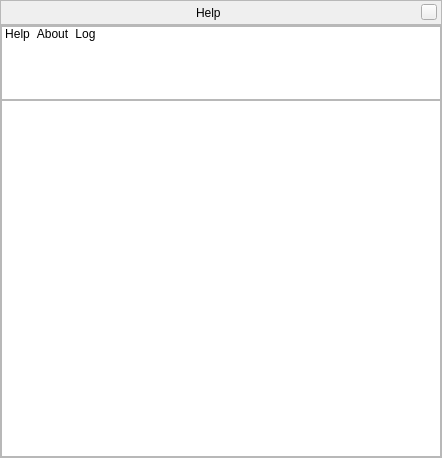
<?xml version="1.0" encoding="UTF-8"?>
<ui version="4.0">
 <class>helpDialogForm</class>
 <widget class="QWidget" name="helpDialogForm">
  <property name="geometry">
   <rect>
    <x>0</x>
    <y>0</y>
    <width>442</width>
    <height>458</height>
   </rect>
  </property>
  <property name="minimumSize">
   <size>
    <width>250</width>
    <height>250</height>
   </size>
  </property>
  <property name="windowTitle">
   <string>Form</string>
  </property>
  <property name="styleSheet">
   <string notr="true"/>
  </property>
  <layout class="QVBoxLayout" name="verticalLayout_3">
   <property name="spacing">
    <number>0</number>
   </property>
   <property name="leftMargin">
    <number>0</number>
   </property>
   <property name="topMargin">
    <number>0</number>
   </property>
   <property name="rightMargin">
    <number>0</number>
   </property>
   <property name="bottomMargin">
    <number>0</number>
   </property>
   <item>
    <widget class="BarFrame" name="HelpBar">
     <property name="minimumSize">
      <size>
       <width>16</width>
       <height>25</height>
      </size>
     </property>
     <property name="maximumSize">
      <size>
       <width>16777215</width>
       <height>25</height>
      </size>
     </property>
     <property name="frameShape">
      <enum>QFrame::StyledPanel</enum>
     </property>
     <layout class="QHBoxLayout">
      <property name="leftMargin">
       <number>0</number>
      </property>
      <property name="topMargin">
       <number>0</number>
      </property>
      <property name="rightMargin">
       <number>4</number>
      </property>
      <property name="bottomMargin">
       <number>0</number>
      </property>
      <item>
       <spacer>
        <property name="orientation">
         <enum>Qt::Horizontal</enum>
        </property>
        <property name="sizeHint" stdset="0">
         <size>
          <width>40</width>
          <height>20</height>
         </size>
        </property>
       </spacer>
      </item>
      <item>
       <widget class="QLabel" name="stelWindowTitle">
        <property name="text">
         <string>Help</string>
        </property>
       </widget>
      </item>
      <item>
       <spacer>
        <property name="orientation">
         <enum>Qt::Horizontal</enum>
        </property>
        <property name="sizeHint" stdset="0">
         <size>
          <width>40</width>
          <height>20</height>
         </size>
        </property>
       </spacer>
      </item>
      <item>
       <widget class="QPushButton" name="closeStelWindow">
        <property name="minimumSize">
         <size>
          <width>16</width>
          <height>16</height>
         </size>
        </property>
        <property name="maximumSize">
         <size>
          <width>16</width>
          <height>16</height>
         </size>
        </property>
        <property name="focusPolicy">
         <enum>Qt::NoFocus</enum>
        </property>
        <property name="text">
         <string/>
        </property>
       </widget>
      </item>
     </layout>
    </widget>
   </item>
   <item>
    <widget class="QFrame" name="viewContent">
     <property name="frameShape">
      <enum>QFrame::StyledPanel</enum>
     </property>
     <property name="frameShadow">
      <enum>QFrame::Raised</enum>
     </property>
     <layout class="QVBoxLayout" name="verticalLayout_4">
      <property name="spacing">
       <number>0</number>
      </property>
      <property name="leftMargin">
       <number>0</number>
      </property>
      <property name="topMargin">
       <number>0</number>
      </property>
      <property name="rightMargin">
       <number>0</number>
      </property>
      <property name="bottomMargin">
       <number>0</number>
      </property>
      <item>
       <widget class="QListWidget" name="stackListWidget">
        <property name="minimumSize">
         <size>
          <width>0</width>
          <height>74</height>
         </size>
        </property>
        <property name="maximumSize">
         <size>
          <width>16777215</width>
          <height>74</height>
         </size>
        </property>
        <property name="focusPolicy">
         <enum>Qt::NoFocus</enum>
        </property>
        <property name="verticalScrollBarPolicy">
         <enum>Qt::ScrollBarAlwaysOff</enum>
        </property>
        <property name="horizontalScrollBarPolicy">
         <enum>Qt::ScrollBarAlwaysOff</enum>
        </property>
        <property name="selectionMode">
         <enum>QAbstractItemView::SingleSelection</enum>
        </property>
        <property name="iconSize">
         <size>
          <width>50</width>
          <height>50</height>
         </size>
        </property>
        <property name="movement">
         <enum>QListView::Static</enum>
        </property>
        <property name="flow">
         <enum>QListView::LeftToRight</enum>
        </property>
        <property name="isWrapping" stdset="0">
         <bool>false</bool>
        </property>
        <property name="resizeMode">
         <enum>QListView::Adjust</enum>
        </property>
        <property name="layoutMode">
         <enum>QListView::SinglePass</enum>
        </property>
        <property name="spacing">
         <number>0</number>
        </property>
        <property name="viewMode">
         <enum>QListView::IconMode</enum>
        </property>
        <property name="uniformItemSizes">
         <bool>false</bool>
        </property>
        <property name="wordWrap">
         <bool>false</bool>
        </property>
        <property name="selectionRectVisible">
         <bool>false</bool>
        </property>
        <item>
         <property name="text">
          <string>Help</string>
         </property>
         <property name="icon">
          <iconset>
           <normalon>:/graphicGui/gui/tabicon-help.png</normalon>
          </iconset>
         </property>
        </item>
        <item>
         <property name="text">
          <string>About</string>
         </property>
         <property name="icon">
          <iconset>
           <normalon>:/graphicGui/gui/tabicon-info.png</normalon>
          </iconset>
         </property>
        </item>
        <item>
         <property name="text">
          <string>Log</string>
         </property>
         <property name="icon">
          <iconset>
           <normalon>:/graphicGui/gui/tabicon-logs.png</normalon>
          </iconset>
         </property>
        </item>
       </widget>
      </item>
      <item>
       <widget class="QStackedWidget" name="stackedWidget">
        <property name="currentIndex">
         <number>0</number>
        </property>
        <widget class="QWidget" name="page">
         <layout class="QVBoxLayout" name="verticalLayout_5">
          <property name="spacing">
           <number>0</number>
          </property>
          <property name="leftMargin">
           <number>0</number>
          </property>
          <property name="topMargin">
           <number>0</number>
          </property>
          <property name="rightMargin">
           <number>0</number>
          </property>
          <property name="bottomMargin">
           <number>0</number>
          </property>
          <item>
           <widget class="QTextBrowser" name="helpBrowser">
            <property name="sizePolicy">
             <sizepolicy hsizetype="Expanding" vsizetype="Expanding">
              <horstretch>0</horstretch>
              <verstretch>0</verstretch>
             </sizepolicy>
            </property>
            <property name="palette">
             <palette>
              <active>
               <colorrole role="WindowText">
                <brush brushstyle="SolidPattern">
                 <color alpha="255">
                  <red>3</red>
                  <green>3</green>
                  <blue>3</blue>
                 </color>
                </brush>
               </colorrole>
               <colorrole role="Text">
                <brush brushstyle="SolidPattern">
                 <color alpha="255">
                  <red>3</red>
                  <green>3</green>
                  <blue>3</blue>
                 </color>
                </brush>
               </colorrole>
              </active>
              <inactive>
               <colorrole role="WindowText">
                <brush brushstyle="SolidPattern">
                 <color alpha="255">
                  <red>3</red>
                  <green>3</green>
                  <blue>3</blue>
                 </color>
                </brush>
               </colorrole>
               <colorrole role="Text">
                <brush brushstyle="SolidPattern">
                 <color alpha="255">
                  <red>3</red>
                  <green>3</green>
                  <blue>3</blue>
                 </color>
                </brush>
               </colorrole>
              </inactive>
              <disabled>
               <colorrole role="WindowText">
                <brush brushstyle="SolidPattern">
                 <color alpha="255">
                  <red>3</red>
                  <green>3</green>
                  <blue>3</blue>
                 </color>
                </brush>
               </colorrole>
               <colorrole role="Text">
                <brush brushstyle="SolidPattern">
                 <color alpha="255">
                  <red>3</red>
                  <green>3</green>
                  <blue>3</blue>
                 </color>
                </brush>
               </colorrole>
              </disabled>
             </palette>
            </property>
            <property name="mouseTracking">
             <bool>true</bool>
            </property>
            <property name="contextMenuPolicy">
             <enum>Qt::DefaultContextMenu</enum>
            </property>
            <property name="acceptDrops">
             <bool>false</bool>
            </property>
            <property name="styleSheet">
             <string notr="true"/>
            </property>
            <property name="openExternalLinks">
             <bool>true</bool>
            </property>
           </widget>
          </item>
         </layout>
        </widget>
        <widget class="QWidget" name="page_2">
         <layout class="QVBoxLayout" name="verticalLayout_2">
          <property name="spacing">
           <number>0</number>
          </property>
          <property name="leftMargin">
           <number>0</number>
          </property>
          <property name="topMargin">
           <number>0</number>
          </property>
          <property name="rightMargin">
           <number>0</number>
          </property>
          <property name="bottomMargin">
           <number>0</number>
          </property>
          <item>
           <widget class="QFrame" name="horizontalFrame">
            <layout class="QHBoxLayout" name="horizontalLayout_2">
             <property name="spacing">
              <number>5</number>
             </property>
             <property name="leftMargin">
              <number>5</number>
             </property>
             <property name="topMargin">
              <number>5</number>
             </property>
             <property name="rightMargin">
              <number>5</number>
             </property>
             <property name="bottomMargin">
              <number>5</number>
             </property>
             <item>
              <layout class="QVBoxLayout" name="verticalLayout_6">
               <property name="spacing">
                <number>0</number>
               </property>
               <property name="leftMargin">
                <number>0</number>
               </property>
               <property name="topMargin">
                <number>0</number>
               </property>
               <property name="rightMargin">
                <number>0</number>
               </property>
               <property name="bottomMargin">
                <number>0</number>
               </property>
               <item>
                <widget class="QLabel" name="label">
                 <property name="maximumSize">
                  <size>
                   <width>100</width>
                   <height>110</height>
                  </size>
                 </property>
                 <property name="text">
                  <string/>
                 </property>
                 <property name="pixmap">
                  <pixmap resource="../../data/mainRes.qrc">:/graphicGui/gui/logo.png</pixmap>
                 </property>
                 <property name="scaledContents">
                  <bool>true</bool>
                 </property>
                </widget>
               </item>
               <item>
                <spacer name="verticalSpacer">
                 <property name="orientation">
                  <enum>Qt::Vertical</enum>
                 </property>
                 <property name="sizeHint" stdset="0">
                  <size>
                   <width>20</width>
                   <height>40</height>
                  </size>
                 </property>
                </spacer>
               </item>
              </layout>
             </item>
             <item>
              <widget class="QTextBrowser" name="aboutBrowser">
               <property name="openExternalLinks">
                <bool>true</bool>
               </property>
              </widget>
             </item>
            </layout>
           </widget>
          </item>
         </layout>
        </widget>
        <widget class="QWidget" name="page_3">
         <layout class="QVBoxLayout" name="verticalLayout">
          <property name="spacing">
           <number>0</number>
          </property>
          <property name="leftMargin">
           <number>0</number>
          </property>
          <property name="topMargin">
           <number>0</number>
          </property>
          <property name="rightMargin">
           <number>0</number>
          </property>
          <property name="bottomMargin">
           <number>0</number>
          </property>
          <item>
           <widget class="QFrame" name="frame">
            <property name="frameShape">
             <enum>QFrame::StyledPanel</enum>
            </property>
            <property name="frameShadow">
             <enum>QFrame::Raised</enum>
            </property>
            <layout class="QHBoxLayout" name="horizontalLayout">
             <property name="spacing">
              <number>0</number>
             </property>
             <property name="leftMargin">
              <number>0</number>
             </property>
             <property name="topMargin">
              <number>0</number>
             </property>
             <property name="rightMargin">
              <number>0</number>
             </property>
             <property name="bottomMargin">
              <number>0</number>
             </property>
             <item>
              <widget class="QLabel" name="logPathLabel">
               <property name="text">
                <string notr="true">xxx</string>
               </property>
               <property name="scaledContents">
                <bool>false</bool>
               </property>
               <property name="wordWrap">
                <bool>true</bool>
               </property>
              </widget>
             </item>
             <item>
              <spacer name="horizontalSpacer">
               <property name="orientation">
                <enum>Qt::Horizontal</enum>
               </property>
               <property name="sizeHint" stdset="0">
                <size>
                 <width>40</width>
                 <height>20</height>
                </size>
               </property>
              </spacer>
             </item>
             <item>
              <widget class="QPushButton" name="refreshButton">
               <property name="text">
                <string>Refresh</string>
               </property>
              </widget>
             </item>
            </layout>
           </widget>
          </item>
          <item>
           <widget class="QTextBrowser" name="logBrowser">
            <property name="font">
             <font>
              <family>Lucida Console</family>
              <kerning>false</kerning>
             </font>
            </property>
            <property name="horizontalScrollBarPolicy">
             <enum>Qt::ScrollBarAlwaysOff</enum>
            </property>
            <property name="lineWrapMode">
             <enum>QTextEdit::WidgetWidth</enum>
            </property>
            <property name="acceptRichText">
             <bool>false</bool>
            </property>
            <property name="textInteractionFlags">
             <set>Qt::TextSelectableByKeyboard|Qt::TextSelectableByMouse</set>
            </property>
            <property name="openLinks">
             <bool>false</bool>
            </property>
           </widget>
          </item>
         </layout>
        </widget>
       </widget>
      </item>
     </layout>
    </widget>
   </item>
  </layout>
 </widget>
 <customwidgets>
  <customwidget>
   <class>BarFrame</class>
   <extends>QFrame</extends>
   <header>Dialog.hpp</header>
   <container>1</container>
  </customwidget>
 </customwidgets>
 <resources>
  <include location="../../data/mainRes.qrc"/>
 </resources>
 <connections/>
</ui>
